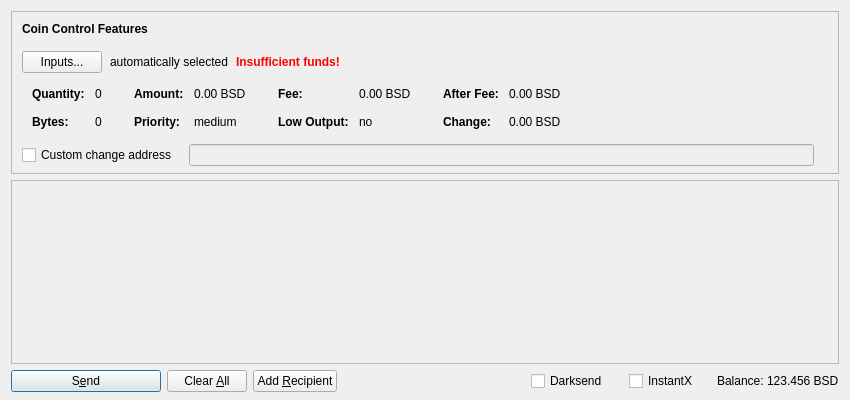
<?xml version="1.0" encoding="UTF-8"?>
<ui version="4.0">
 <class>SendCoinsDialog</class>
 <widget class="QDialog" name="SendCoinsDialog">
  <property name="geometry">
   <rect>
    <x>0</x>
    <y>0</y>
    <width>850</width>
    <height>400</height>
   </rect>
  </property>
  <property name="windowTitle">
   <string>Send Coins</string>
  </property>
  <layout class="QVBoxLayout" name="verticalLayout" stretch="0,1,0">
   <property name="bottomMargin">
    <number>8</number>
   </property>
   <item>
    <widget class="QFrame" name="frameCoinControl">
     <property name="sizePolicy">
      <sizepolicy hsizetype="Expanding" vsizetype="Expanding">
       <horstretch>0</horstretch>
       <verstretch>0</verstretch>
      </sizepolicy>
     </property>
     <property name="maximumSize">
      <size>
       <width>16777215</width>
       <height>16777215</height>
      </size>
     </property>
     <property name="frameShape">
      <enum>QFrame::StyledPanel</enum>
     </property>
     <property name="frameShadow">
      <enum>QFrame::Sunken</enum>
     </property>
     <layout class="QVBoxLayout" name="verticalLayoutCoinControl2">
      <property name="spacing">
       <number>0</number>
      </property>
      <property name="leftMargin">
       <number>0</number>
      </property>
      <property name="topMargin">
       <number>0</number>
      </property>
      <property name="rightMargin">
       <number>0</number>
      </property>
      <property name="bottomMargin">
       <number>6</number>
      </property>
      <item>
       <layout class="QVBoxLayout" name="verticalLayoutCoinControl" stretch="0,0,0,0,1">
        <property name="spacing">
         <number>0</number>
        </property>
        <property name="leftMargin">
         <number>10</number>
        </property>
        <property name="topMargin">
         <number>10</number>
        </property>
        <item>
         <layout class="QHBoxLayout" name="horizontalLayoutCoinControl1">
          <property name="bottomMargin">
           <number>15</number>
          </property>
          <item>
           <widget class="QLabel" name="labelCoinControlFeatures">
            <property name="sizePolicy">
             <sizepolicy hsizetype="Preferred" vsizetype="Maximum">
              <horstretch>0</horstretch>
              <verstretch>0</verstretch>
             </sizepolicy>
            </property>
            <property name="font">
             <font>
              <weight>75</weight>
              <bold>true</bold>
             </font>
            </property>
            <property name="styleSheet">
             <string notr="true">font-weight:bold;</string>
            </property>
            <property name="text">
             <string>Coin Control Features</string>
            </property>
           </widget>
          </item>
         </layout>
        </item>
        <item>
         <layout class="QHBoxLayout" name="horizontalLayoutCoinControl2" stretch="0,0,0,0">
          <property name="spacing">
           <number>8</number>
          </property>
          <property name="bottomMargin">
           <number>10</number>
          </property>
          <item>
           <widget class="QPushButton" name="pushButtonCoinControl">
            <property name="styleSheet">
             <string notr="true"/>
            </property>
            <property name="text">
             <string>Inputs...</string>
            </property>
           </widget>
          </item>
          <item>
           <widget class="QLabel" name="labelCoinControlAutomaticallySelected">
            <property name="text">
             <string>automatically selected</string>
            </property>
            <property name="margin">
             <number>5</number>
            </property>
           </widget>
          </item>
          <item>
           <widget class="QLabel" name="labelCoinControlInsuffFunds">
            <property name="font">
             <font>
              <weight>75</weight>
              <bold>true</bold>
             </font>
            </property>
            <property name="styleSheet">
             <string notr="true">color:red;font-weight:bold;</string>
            </property>
            <property name="text">
             <string>Insufficient funds!</string>
            </property>
            <property name="margin">
             <number>5</number>
            </property>
           </widget>
          </item>
          <item>
           <spacer name="horizontalSpacerCoinControl">
            <property name="orientation">
             <enum>Qt::Horizontal</enum>
            </property>
            <property name="sizeHint" stdset="0">
             <size>
              <width>40</width>
              <height>1</height>
             </size>
            </property>
           </spacer>
          </item>
         </layout>
        </item>
        <item>
         <widget class="QWidget" name="widgetCoinControl" native="true">
          <property name="sizePolicy">
           <sizepolicy hsizetype="Preferred" vsizetype="Preferred">
            <horstretch>0</horstretch>
            <verstretch>0</verstretch>
           </sizepolicy>
          </property>
          <property name="minimumSize">
           <size>
            <width>0</width>
            <height>0</height>
           </size>
          </property>
          <property name="styleSheet">
           <string notr="true"/>
          </property>
          <layout class="QHBoxLayout" name="horizontalLayoutCoinControl5">
           <property name="leftMargin">
            <number>0</number>
           </property>
           <property name="topMargin">
            <number>0</number>
           </property>
           <property name="rightMargin">
            <number>0</number>
           </property>
           <property name="bottomMargin">
            <number>0</number>
           </property>
           <item>
            <layout class="QHBoxLayout" name="horizontalLayoutCoinControl3" stretch="0,0,0,1">
             <property name="spacing">
              <number>20</number>
             </property>
             <property name="topMargin">
              <number>0</number>
             </property>
             <property name="bottomMargin">
              <number>10</number>
             </property>
             <item>
              <layout class="QFormLayout" name="formLayoutCoinControl1">
               <property name="horizontalSpacing">
                <number>10</number>
               </property>
               <property name="verticalSpacing">
                <number>14</number>
               </property>
               <property name="leftMargin">
                <number>10</number>
               </property>
               <property name="topMargin">
                <number>4</number>
               </property>
               <property name="rightMargin">
                <number>6</number>
               </property>
               <item row="0" column="0">
                <widget class="QLabel" name="labelCoinControlQuantityText">
                 <property name="font">
                  <font>
                   <weight>75</weight>
                   <bold>true</bold>
                  </font>
                 </property>
                 <property name="text">
                  <string>Quantity:</string>
                 </property>
                 <property name="margin">
                  <number>0</number>
                 </property>
                </widget>
               </item>
               <item row="0" column="1">
                <widget class="QLabel" name="labelCoinControlQuantity">
                 <property name="cursor">
                  <cursorShape>IBeamCursor</cursorShape>
                 </property>
                 <property name="contextMenuPolicy">
                  <enum>Qt::ActionsContextMenu</enum>
                 </property>
                 <property name="text">
                  <string notr="true">0</string>
                 </property>
                 <property name="margin">
                  <number>0</number>
                 </property>
                 <property name="textInteractionFlags">
                  <set>Qt::LinksAccessibleByMouse|Qt::TextSelectableByKeyboard|Qt::TextSelectableByMouse</set>
                 </property>
                </widget>
               </item>
               <item row="1" column="0">
                <widget class="QLabel" name="labelCoinControlBytesText">
                 <property name="font">
                  <font>
                   <weight>75</weight>
                   <bold>true</bold>
                  </font>
                 </property>
                 <property name="text">
                  <string>Bytes:</string>
                 </property>
                </widget>
               </item>
               <item row="1" column="1">
                <widget class="QLabel" name="labelCoinControlBytes">
                 <property name="cursor">
                  <cursorShape>IBeamCursor</cursorShape>
                 </property>
                 <property name="contextMenuPolicy">
                  <enum>Qt::ActionsContextMenu</enum>
                 </property>
                 <property name="text">
                  <string notr="true">0</string>
                 </property>
                 <property name="textInteractionFlags">
                  <set>Qt::LinksAccessibleByMouse|Qt::TextSelectableByKeyboard|Qt::TextSelectableByMouse</set>
                 </property>
                </widget>
               </item>
              </layout>
             </item>
             <item>
              <layout class="QFormLayout" name="formLayoutCoinControl2">
               <property name="horizontalSpacing">
                <number>10</number>
               </property>
               <property name="verticalSpacing">
                <number>14</number>
               </property>
               <property name="leftMargin">
                <number>6</number>
               </property>
               <property name="topMargin">
                <number>4</number>
               </property>
               <property name="rightMargin">
                <number>6</number>
               </property>
               <item row="0" column="0">
                <widget class="QLabel" name="labelCoinControlAmountText">
                 <property name="font">
                  <font>
                   <weight>75</weight>
                   <bold>true</bold>
                  </font>
                 </property>
                 <property name="text">
                  <string>Amount:</string>
                 </property>
                 <property name="margin">
                  <number>0</number>
                 </property>
                </widget>
               </item>
               <item row="0" column="1">
                <widget class="QLabel" name="labelCoinControlAmount">
                 <property name="cursor">
                  <cursorShape>IBeamCursor</cursorShape>
                 </property>
                 <property name="contextMenuPolicy">
                  <enum>Qt::ActionsContextMenu</enum>
                 </property>
                 <property name="text">
                  <string notr="true">0.00 BSD</string>
                 </property>
                 <property name="textInteractionFlags">
                  <set>Qt::LinksAccessibleByMouse|Qt::TextSelectableByKeyboard|Qt::TextSelectableByMouse</set>
                 </property>
                </widget>
               </item>
               <item row="1" column="0">
                <widget class="QLabel" name="labelCoinControlPriorityText">
                 <property name="font">
                  <font>
                   <weight>75</weight>
                   <bold>true</bold>
                  </font>
                 </property>
                 <property name="text">
                  <string>Priority:</string>
                 </property>
                </widget>
               </item>
               <item row="1" column="1">
                <widget class="QLabel" name="labelCoinControlPriority">
                 <property name="cursor">
                  <cursorShape>IBeamCursor</cursorShape>
                 </property>
                 <property name="contextMenuPolicy">
                  <enum>Qt::ActionsContextMenu</enum>
                 </property>
                 <property name="text">
                  <string>medium</string>
                 </property>
                 <property name="textInteractionFlags">
                  <set>Qt::LinksAccessibleByMouse|Qt::TextSelectableByKeyboard|Qt::TextSelectableByMouse</set>
                 </property>
                </widget>
               </item>
              </layout>
             </item>
             <item>
              <layout class="QFormLayout" name="formLayoutCoinControl3">
               <property name="horizontalSpacing">
                <number>10</number>
               </property>
               <property name="verticalSpacing">
                <number>14</number>
               </property>
               <property name="leftMargin">
                <number>6</number>
               </property>
               <property name="topMargin">
                <number>4</number>
               </property>
               <property name="rightMargin">
                <number>6</number>
               </property>
               <item row="0" column="0">
                <widget class="QLabel" name="labelCoinControlFeeText">
                 <property name="font">
                  <font>
                   <weight>75</weight>
                   <bold>true</bold>
                  </font>
                 </property>
                 <property name="text">
                  <string>Fee:</string>
                 </property>
                 <property name="margin">
                  <number>0</number>
                 </property>
                </widget>
               </item>
               <item row="0" column="1">
                <widget class="QLabel" name="labelCoinControlFee">
                 <property name="cursor">
                  <cursorShape>IBeamCursor</cursorShape>
                 </property>
                 <property name="contextMenuPolicy">
                  <enum>Qt::ActionsContextMenu</enum>
                 </property>
                 <property name="text">
                  <string notr="true">0.00 BSD</string>
                 </property>
                 <property name="textInteractionFlags">
                  <set>Qt::LinksAccessibleByMouse|Qt::TextSelectableByKeyboard|Qt::TextSelectableByMouse</set>
                 </property>
                </widget>
               </item>
               <item row="1" column="0">
                <widget class="QLabel" name="labelCoinControlLowOutputText">
                 <property name="font">
                  <font>
                   <weight>75</weight>
                   <bold>true</bold>
                  </font>
                 </property>
                 <property name="text">
                  <string>Low Output:</string>
                 </property>
                </widget>
               </item>
               <item row="1" column="1">
                <widget class="QLabel" name="labelCoinControlLowOutput">
                 <property name="cursor">
                  <cursorShape>IBeamCursor</cursorShape>
                 </property>
                 <property name="contextMenuPolicy">
                  <enum>Qt::ActionsContextMenu</enum>
                 </property>
                 <property name="text">
                  <string>no</string>
                 </property>
                 <property name="textInteractionFlags">
                  <set>Qt::LinksAccessibleByMouse|Qt::TextSelectableByKeyboard|Qt::TextSelectableByMouse</set>
                 </property>
                </widget>
               </item>
              </layout>
             </item>
             <item>
              <layout class="QFormLayout" name="formLayoutCoinControl4">
               <property name="horizontalSpacing">
                <number>10</number>
               </property>
               <property name="verticalSpacing">
                <number>14</number>
               </property>
               <property name="leftMargin">
                <number>6</number>
               </property>
               <property name="topMargin">
                <number>4</number>
               </property>
               <property name="rightMargin">
                <number>6</number>
               </property>
               <item row="0" column="0">
                <widget class="QLabel" name="labelCoinControlAfterFeeText">
                 <property name="font">
                  <font>
                   <weight>75</weight>
                   <bold>true</bold>
                  </font>
                 </property>
                 <property name="text">
                  <string>After Fee:</string>
                 </property>
                 <property name="margin">
                  <number>0</number>
                 </property>
                </widget>
               </item>
               <item row="0" column="1">
                <widget class="QLabel" name="labelCoinControlAfterFee">
                 <property name="cursor">
                  <cursorShape>IBeamCursor</cursorShape>
                 </property>
                 <property name="contextMenuPolicy">
                  <enum>Qt::ActionsContextMenu</enum>
                 </property>
                 <property name="text">
                  <string notr="true">0.00 BSD</string>
                 </property>
                 <property name="textInteractionFlags">
                  <set>Qt::LinksAccessibleByMouse|Qt::TextSelectableByKeyboard|Qt::TextSelectableByMouse</set>
                 </property>
                </widget>
               </item>
               <item row="1" column="0">
                <widget class="QLabel" name="labelCoinControlChangeText">
                 <property name="font">
                  <font>
                   <weight>75</weight>
                   <bold>true</bold>
                  </font>
                 </property>
                 <property name="text">
                  <string>Change:</string>
                 </property>
                </widget>
               </item>
               <item row="1" column="1">
                <widget class="QLabel" name="labelCoinControlChange">
                 <property name="cursor">
                  <cursorShape>IBeamCursor</cursorShape>
                 </property>
                 <property name="contextMenuPolicy">
                  <enum>Qt::ActionsContextMenu</enum>
                 </property>
                 <property name="text">
                  <string notr="true">0.00 BSD</string>
                 </property>
                 <property name="textInteractionFlags">
                  <set>Qt::LinksAccessibleByMouse|Qt::TextSelectableByKeyboard|Qt::TextSelectableByMouse</set>
                 </property>
                </widget>
               </item>
              </layout>
             </item>
            </layout>
           </item>
          </layout>
         </widget>
        </item>
        <item>
         <layout class="QHBoxLayout" name="horizontalLayoutCoinControl4" stretch="0,0,0">
          <property name="spacing">
           <number>12</number>
          </property>
          <property name="sizeConstraint">
           <enum>QLayout::SetDefaultConstraint</enum>
          </property>
          <property name="topMargin">
           <number>5</number>
          </property>
          <property name="rightMargin">
           <number>5</number>
          </property>
          <item>
           <widget class="QCheckBox" name="checkBoxCoinControlChange">
            <property name="toolTip">
             <string>If this is activated, but the change address is empty or invalid, change will be sent to a newly generated address.</string>
            </property>
            <property name="text">
             <string>Custom change address</string>
            </property>
           </widget>
          </item>
          <item>
           <widget class="QValidatedLineEdit" name="lineEditCoinControlChange">
            <property name="enabled">
             <bool>false</bool>
            </property>
            <property name="sizePolicy">
             <sizepolicy hsizetype="Expanding" vsizetype="Fixed">
              <horstretch>0</horstretch>
              <verstretch>0</verstretch>
             </sizepolicy>
            </property>
           </widget>
          </item>
          <item>
           <widget class="QLabel" name="labelCoinControlChangeLabel">
            <property name="sizePolicy">
             <sizepolicy hsizetype="Preferred" vsizetype="Expanding">
              <horstretch>0</horstretch>
              <verstretch>0</verstretch>
             </sizepolicy>
            </property>
            <property name="minimumSize">
             <size>
              <width>0</width>
              <height>0</height>
             </size>
            </property>
            <property name="text">
             <string/>
            </property>
            <property name="margin">
             <number>3</number>
            </property>
           </widget>
          </item>
         </layout>
        </item>
        <item>
         <spacer name="verticalSpacerCoinControl">
          <property name="orientation">
           <enum>Qt::Vertical</enum>
          </property>
          <property name="sizeHint" stdset="0">
           <size>
            <width>800</width>
            <height>1</height>
           </size>
          </property>
         </spacer>
        </item>
       </layout>
      </item>
     </layout>
    </widget>
   </item>
   <item>
    <widget class="QScrollArea" name="scrollArea">
     <property name="widgetResizable">
      <bool>true</bool>
     </property>
     <widget class="QWidget" name="scrollAreaWidgetContents">
      <property name="geometry">
       <rect>
        <x>0</x>
        <y>0</y>
        <width>824</width>
        <height>138</height>
       </rect>
      </property>
      <layout class="QVBoxLayout" name="verticalLayout_2" stretch="0,1">
       <property name="leftMargin">
        <number>0</number>
       </property>
       <property name="topMargin">
        <number>0</number>
       </property>
       <property name="rightMargin">
        <number>0</number>
       </property>
       <property name="bottomMargin">
        <number>0</number>
       </property>
       <item>
        <layout class="QVBoxLayout" name="entries">
         <property name="spacing">
          <number>6</number>
         </property>
        </layout>
       </item>
       <item>
        <spacer name="verticalSpacer">
         <property name="orientation">
          <enum>Qt::Vertical</enum>
         </property>
         <property name="sizeHint" stdset="0">
          <size>
           <width>20</width>
           <height>40</height>
          </size>
         </property>
        </spacer>
       </item>
      </layout>
     </widget>
    </widget>
   </item>
   <item>
    <layout class="QHBoxLayout" name="horizontalLayout">
     <item>
      <widget class="QPushButton" name="sendButton">
       <property name="minimumSize">
        <size>
         <width>150</width>
         <height>0</height>
        </size>
       </property>
       <property name="toolTip">
        <string>Confirm the send action</string>
       </property>
       <property name="text">
        <string>S&amp;end</string>
       </property>
       <property name="icon">
        <iconset resource="../skt.qrc">
         <normaloff>:/icons/send</normaloff>:/icons/send</iconset>
       </property>
       <property name="default">
        <bool>true</bool>
       </property>
      </widget>
     </item>
     <item>
      <widget class="QPushButton" name="clearButton">
       <property name="sizePolicy">
        <sizepolicy hsizetype="Minimum" vsizetype="Fixed">
         <horstretch>0</horstretch>
         <verstretch>0</verstretch>
        </sizepolicy>
       </property>
       <property name="toolTip">
        <string>Clear all fields of the form.</string>
       </property>
       <property name="text">
        <string>Clear &amp;All</string>
       </property>
       <property name="icon">
        <iconset resource="../skt.qrc">
         <normaloff>:/icons/remove</normaloff>:/icons/remove</iconset>
       </property>
       <property name="autoRepeatDelay">
        <number>300</number>
       </property>
       <property name="autoDefault">
        <bool>false</bool>
       </property>
      </widget>
     </item>
     <item>
      <widget class="QPushButton" name="addButton">
       <property name="toolTip">
        <string>Send to multiple recipients at once</string>
       </property>
       <property name="text">
        <string>Add &amp;Recipient</string>
       </property>
       <property name="icon">
        <iconset resource="../skt.qrc">
         <normaloff>:/icons/add</normaloff>:/icons/add</iconset>
       </property>
       <property name="autoDefault">
        <bool>false</bool>
       </property>
      </widget>
     </item>
     <item>
      <spacer name="horizontalSpacer">
       <property name="orientation">
        <enum>Qt::Horizontal</enum>
       </property>
       <property name="sizeHint" stdset="0">
        <size>
         <width>40</width>
         <height>20</height>
        </size>
       </property>
      </spacer>
     </item>
     <item>
      <layout class="QHBoxLayout" name="horizontalLayout_2">
       <property name="spacing">
        <number>3</number>
       </property>
       <item>
        <widget class="QCheckBox" name="checkUseDarksend">
         <property name="minimumSize">
          <size>
           <width>95</width>
           <height>0</height>
          </size>
         </property>
         <property name="text">
          <string>Darksend</string>
         </property>
        </widget>
       </item>
       <item>
        <widget class="QCheckBox" name="checkInstantX">
         <property name="enabled">
          <bool>true</bool>
         </property>
         <property name="minimumSize">
          <size>
           <width>85</width>
           <height>0</height>
          </size>
         </property>
         <property name="text">
          <string>InstantX</string>
         </property>
        </widget>
       </item>
       <item>
        <widget class="QLabel" name="label">
         <property name="text">
          <string>Balance:</string>
         </property>
        </widget>
       </item>
       <item>
        <widget class="QLabel" name="labelBalance">
         <property name="sizePolicy">
          <sizepolicy hsizetype="Preferred" vsizetype="Fixed">
           <horstretch>0</horstretch>
           <verstretch>0</verstretch>
          </sizepolicy>
         </property>
         <property name="cursor">
          <cursorShape>IBeamCursor</cursorShape>
         </property>
         <property name="text">
          <string notr="true">123.456 BSD</string>
         </property>
         <property name="textInteractionFlags">
          <set>Qt::LinksAccessibleByMouse|Qt::TextSelectableByKeyboard|Qt::TextSelectableByMouse</set>
         </property>
        </widget>
       </item>
      </layout>
     </item>
    </layout>
   </item>
  </layout>
 </widget>
 <customwidgets>
  <customwidget>
   <class>QValidatedLineEdit</class>
   <extends>QLineEdit</extends>
   <header>qvalidatedlineedit.h</header>
  </customwidget>
 </customwidgets>
 <resources>
  <include location="../skt.qrc"/>
 </resources>
 <connections/>
</ui>
